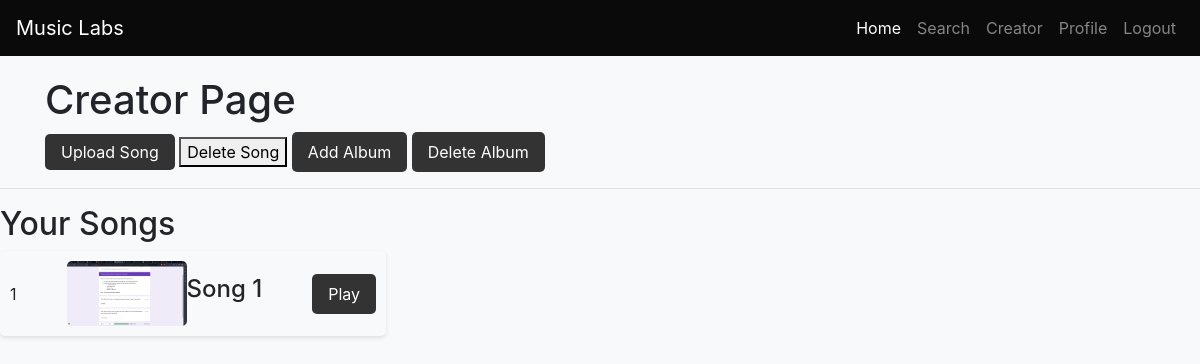
The app's page /creator/1 (signed in), older data.
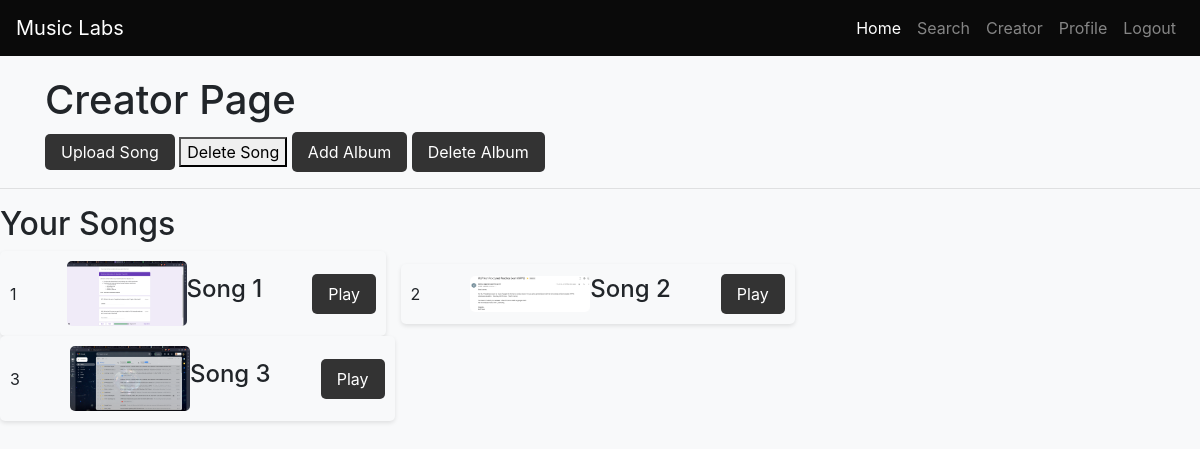
The same page, newer data.
### application/models.py (models this page shows)
class Song(db.Model):
    __tablename__ = "Song"
    sid = db.Column(db.Integer, primary_key=True, autoincrement=True, nullable=False)
    sname = db.Column(db.String, unique=True, nullable=False)
    cname = db.Column(db.String, db.ForeignKey('Creator.cname'), nullable=False)
    flagged = db.Column(db.Boolean, default=False, nullable=False)
    playlists = db.relationship('PlaylistSong', back_populates='song', cascade='all, delete-orphan')

### application/controllers.py (the view)
@app.route('/creator/<int:id>', methods = ['GET', 'POST'])
@login_required
def creator(id):
    creator = Creator.query.get(id)
    songs = Song.query.filter_by(cname = creator.cname , flagged = False).all()
    flagged_songs = Song.query.filter_by(cname = creator.cname, flagged = True).all()
    return render_template('creator.html', songs = songs, flagged_songs = flagged_songs)

### application/controllers.py (called while the page is built)
@login_manager.user_loader
def load_user(user_id):
    return User.query.get(int(user_id))

### templates/creator.html (shortened to what this page needs)
<!DOCTYPE html>
<html lang="en">
<head>
</head>
<body>
    {% include 'navbar.html' %}
    <div class="container">
        <h1>Creator Page</h1>
        <div class="btn-container">
            <a href="{{ url_for('upload_song') }}" class="play-button">Upload Song</a>
            <button class="bplay-button">Delete Song</button>
            <button class="play-button">Add Album</button>
            <button class="play-button">Delete Album</button>
        </div>
    </div>
    <hr>
    <h2>Your Songs</h2>
        <div class="song-list">
            {% for song in songs %}
                <div class="song-item" id="{{ song.sid }}">
                    <div class="index-number">{{ loop.index }}</div>
                    <img src="{{ url_for('static', filename=song.sname + '.jpg') }}" alt="{{ song.sname }} Image" class="song-image">
                    <div class="song-details">
                        <h4>{{ song.sname }}</h4>
                    </div>
                    <button class="play-button">Play</button>
                </div>
            {% endfor %}
        </div>
</body>
</html>

Row changes from the older to the newer data that the page shows:
added Song: sname (picture), sname "Song 2"
added Song: sname (picture), sname "Song 3"
